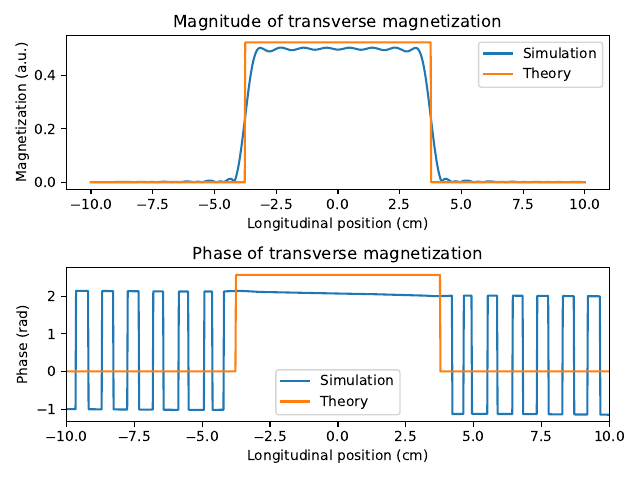

Here is the Python script that generated this plot:
from pysim import Sim
from pypulse import Pulse
import numpy as np
import matplotlib.pyplot as plt

see_pulse = False
pulse_name = 'excitation_refocus_pulse.pdf'
run_simulation = True
sim_name = 'excitation_refocus.pdf'
save_fig = True

num_ems = 1000
em_gyromagnetic_ratio = 2.675e8
main_field = 3.0

# Set em magnetizations to equilibrium value
em_equilibrium_magnetization = 1.0
em_magnetizations = np.zeros([num_ems,3])
em_magnetizations[:,2] = em_equilibrium_magnetization
em_shielding_constants = np.zeros(num_ems)

# Place ems evenly spaced along z axis
z_width = 10e-2
z_positions = np.linspace(-z_width,z_width,num_ems)
delta_z = z_positions[1]-z_positions[0]
em_positions = np.zeros([num_ems,3])
em_positions[:,2] = z_positions

# Make ems stationary
em_velocities = np.zeros([num_ems,3],dtype=float)

# Test different pulse durations
#pulse_tip_durations = np.array([1.0,1.5,2.0])*1e-3 # in ms
pulse_tip_duration = 1.0e-3

# Declare pulse sequence
# Params
delta_t = 1.0e-6
t_vals = np.arange(0.0,pulse_tip_duration,delta_t)
t_vals_shifted = t_vals-pulse_tip_duration/2.0
sinc_scaling = 2.0*8.0/pulse_tip_duration
gaussian_std = pulse_tip_duration/3.0

# Tipping pulse
B1x_tip = np.sinc(sinc_scaling*t_vals_shifted)*np.exp(-(t_vals_shifted**2)/(2*gaussian_std**2)) # sinc pulse
alpha_origin = em_gyromagnetic_ratio*sum(B1x_tip)*delta_t
desired_alpha_origin = 0.52
B1x_amplitude_scaling = desired_alpha_origin/alpha_origin
B1x_tip = B1x_tip*B1x_amplitude_scaling # rescale for desired tip angle
pulse_tip_length = len(B1x_tip)
B1y_tip = np.zeros(pulse_tip_length)
Gz_tip_amp = 5.0*1e-3 # T/m
Gz_tip = Gz_tip_amp*np.ones(pulse_tip_length)
omega_rf = em_gyromagnetic_ratio*main_field # omega_rf = omega_0
pulse_tip = Pulse(mode='excite',delta_t=delta_t,B1x=B1x_tip,B1y=B1y_tip,Gz=Gz_tip,omega_rf=omega_rf)

# Refocusing pulse
pulse_refocus_length = int(pulse_tip_length/2)
Gx_refocus = np.zeros(pulse_refocus_length)
Gy_refocus = np.zeros(pulse_refocus_length)
Gz_refocus = -Gz_tip_amp*np.ones(pulse_refocus_length)
Gz_no_refocus = np.zeros(pulse_refocus_length)
readout = np.zeros(pulse_refocus_length,dtype=bool)
pulse_refocus = Pulse(mode='free',delta_t=delta_t,Gx=Gx_refocus,Gy=Gy_refocus,Gz=Gz_refocus,readout=readout)
pulse_no_refocus = Pulse(mode='free',delta_t=delta_t,Gx=Gx_refocus,Gy=Gy_refocus,Gz=Gz_no_refocus,readout=readout)

# Compute theoretical magnetization profile
freqs = -(em_gyromagnetic_ratio/(2*np.pi))*Gz_tip_amp*z_positions
fft_sinc = em_gyromagnetic_ratio*B1x_amplitude_scaling/sinc_scaling*np.where(abs(freqs/sinc_scaling)<=0.5,1.0,0.0)
lab_frame_phase_factor = np.exp(-1j*omega_rf*pulse_tip_duration)
m_theory = 1j*em_equilibrium_magnetization*fft_sinc*lab_frame_phase_factor

if see_pulse: # Plots full pulse sequence
    t_vals_full = np.concatenate((t_vals,np.linspace(0.0,delta_t*pulse_refocus_length,pulse_refocus_length)+t_vals[-1]+delta_t))
    B1x_full = np.concatenate((B1x_tip,np.zeros(pulse_refocus_length)))
    Gz_full_refocus = np.concatenate((Gz_tip,Gz_refocus))
    Gz_full_no_refocus = np.concatenate((Gz_tip,Gz_no_refocus))
    plt.figure()
    plt.subplot(211)
    plt.plot(t_vals_full*1e3,B1x_full*1e6)
    plt.title('B1x')
    plt.xlabel('Time (ms)')
    plt.ylabel('Amplitude (uT)')
    plt.subplot(212)
    plt.plot(t_vals_full*1e3,Gz_full_refocus*1e4)
    plt.title('Gz')
    plt.xlabel('Time (ms)')
    plt.ylabel('Amplitude (uT/cm)')
    plt.tight_layout()
    if save_fig:
        plt.savefig(pulse_name)
    else:
        plt.show()
    plt.close()

if run_simulation: # Runs simulation with and without refocus
    # Initialize simulation
    pulse_sequence = [pulse_tip,pulse_refocus]
    # Long relaxation times
    def T1_map(position):
        return 100.0
    def T2_map(position):
        return 100.0
    sim = Sim(em_magnetizations,em_positions,em_velocities,em_gyromagnetic_ratio,em_shielding_constants,em_equilibrium_magnetization,T1_map,T2_map,main_field,pulse_sequence)

    # Run simulation
    ems, mrsignals = sim.run_sim()

    # Extract tranverse magnetization as a function of position
    m = np.empty(num_ems,dtype=complex)
    for em_no in range(num_ems):
        em = ems[em_no]
        m[em_no] = em.mu[0] + em.mu[1]*1j

    # Plot
    plt.figure()
    plt.subplot(211)
    plt.plot(z_positions*1e2,np.abs(m))
    plt.plot(z_positions*1e2,np.abs(m_theory))
    plt.title('Magnitude of transverse magnetization')
    plt.xlabel('Longitudinal position (cm)')
    plt.ylabel('Magnetization (a.u.)')
    plt.legend(('Simulation','Theory'))
    plt.subplot(212)
    plt.plot(z_positions*1e2,np.angle(m))
    plt.plot(z_positions*1e2,np.angle(m_theory))
    plt.title('Phase of transverse magnetization')
    plt.xlabel('Longitudinal position (cm)')
    plt.ylabel('Phase (rad)')
    plt.legend(('Simulation','Theory'))
    plt.xlim([-10,10])
    plt.tight_layout()
    if save_fig:
        plt.savefig(sim_name)
    else:
        plt.show()
    plt.close()
